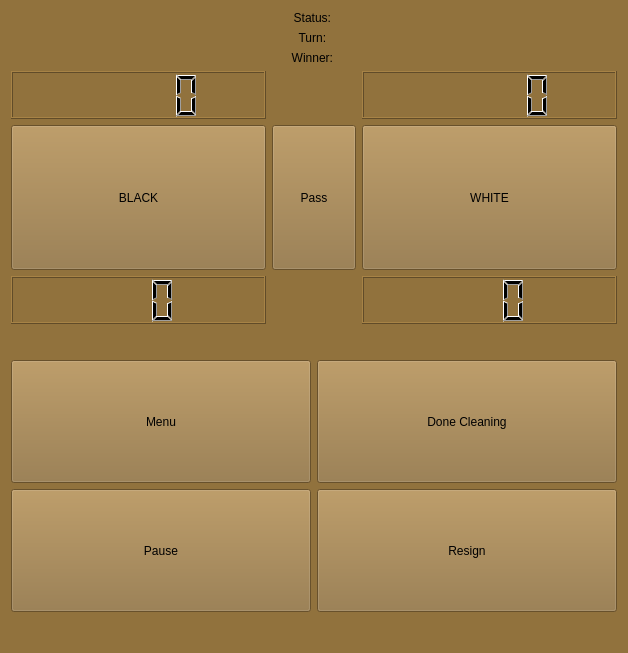
<?xml version="1.0" encoding="UTF-8"?>
<ui version="4.0">
 <class>Form</class>
 <widget class="QWidget" name="Form">
  <property name="geometry">
   <rect>
    <x>0</x>
    <y>0</y>
    <width>628</width>
    <height>653</height>
   </rect>
  </property>
  <property name="windowTitle">
   <string>Form</string>
  </property>
  <property name="autoFillBackground">
   <bool>true</bool>
  </property>
  <property name="styleSheet">
   <string notr="true">background-color: rgb(145, 114, 61);</string>
  </property>
  <layout class="QGridLayout" name="gridLayout_2">
   <item row="0" column="1">
    <layout class="QVBoxLayout" name="verticalLayout">
     <item>
      <widget class="QLabel" name="status_lab">
       <property name="text">
        <string>Status: </string>
       </property>
       <property name="alignment">
        <set>Qt::AlignCenter</set>
       </property>
      </widget>
     </item>
     <item>
      <widget class="QLabel" name="turn">
       <property name="text">
        <string>Turn: </string>
       </property>
       <property name="alignment">
        <set>Qt::AlignCenter</set>
       </property>
      </widget>
     </item>
     <item>
      <widget class="QLabel" name="winner_lab">
       <property name="text">
        <string>Winner: </string>
       </property>
       <property name="alignment">
        <set>Qt::AlignCenter</set>
       </property>
      </widget>
     </item>
     <item>
      <layout class="QGridLayout" name="gridLayout_5">
       <item row="2" column="0">
        <widget class="QPushButton" name="white_ava">
         <property name="sizePolicy">
          <sizepolicy hsizetype="MinimumExpanding" vsizetype="MinimumExpanding">
           <horstretch>3</horstretch>
           <verstretch>3</verstretch>
          </sizepolicy>
         </property>
         <property name="text">
          <string>BLACK</string>
         </property>
        </widget>
       </item>
       <item row="3" column="0">
        <widget class="QLCDNumber" name="black_prisoner_number">
         <property name="sizePolicy">
          <sizepolicy hsizetype="MinimumExpanding" vsizetype="MinimumExpanding">
           <horstretch>1</horstretch>
           <verstretch>1</verstretch>
          </sizepolicy>
         </property>
         <property name="digitCount">
          <number>3</number>
         </property>
        </widget>
       </item>
       <item row="1" column="0">
        <widget class="QLCDNumber" name="black_number">
         <property name="sizePolicy">
          <sizepolicy hsizetype="MinimumExpanding" vsizetype="MinimumExpanding">
           <horstretch>1</horstretch>
           <verstretch>1</verstretch>
          </sizepolicy>
         </property>
        </widget>
       </item>
       <item row="1" column="2">
        <widget class="QLCDNumber" name="white_number">
         <property name="sizePolicy">
          <sizepolicy hsizetype="MinimumExpanding" vsizetype="MinimumExpanding">
           <horstretch>1</horstretch>
           <verstretch>1</verstretch>
          </sizepolicy>
         </property>
         <property name="autoFillBackground">
          <bool>false</bool>
         </property>
        </widget>
       </item>
       <item row="2" column="1">
        <widget class="QPushButton" name="btn_pass">
         <property name="sizePolicy">
          <sizepolicy hsizetype="Minimum" vsizetype="MinimumExpanding">
           <horstretch>1</horstretch>
           <verstretch>1</verstretch>
          </sizepolicy>
         </property>
         <property name="text">
          <string>Pass</string>
         </property>
        </widget>
       </item>
       <item row="2" column="2">
        <widget class="QPushButton" name="black_ava">
         <property name="sizePolicy">
          <sizepolicy hsizetype="MinimumExpanding" vsizetype="MinimumExpanding">
           <horstretch>3</horstretch>
           <verstretch>3</verstretch>
          </sizepolicy>
         </property>
         <property name="text">
          <string>WHITE</string>
         </property>
        </widget>
       </item>
       <item row="3" column="2">
        <widget class="QLCDNumber" name="white_prisoner_number">
         <property name="sizePolicy">
          <sizepolicy hsizetype="MinimumExpanding" vsizetype="MinimumExpanding">
           <horstretch>1</horstretch>
           <verstretch>1</verstretch>
          </sizepolicy>
         </property>
         <property name="digitCount">
          <number>3</number>
         </property>
        </widget>
       </item>
      </layout>
     </item>
    </layout>
   </item>
   <item row="1" column="1">
    <layout class="QGridLayout" name="gridLayout_4">
     <property name="leftMargin">
      <number>0</number>
     </property>
     <property name="topMargin">
      <number>30</number>
     </property>
     <property name="rightMargin">
      <number>0</number>
     </property>
     <property name="bottomMargin">
      <number>30</number>
     </property>
     <item row="2" column="2">
      <widget class="QPushButton" name="btn_resign">
       <property name="sizePolicy">
        <sizepolicy hsizetype="MinimumExpanding" vsizetype="MinimumExpanding">
         <horstretch>3</horstretch>
         <verstretch>3</verstretch>
        </sizepolicy>
       </property>
       <property name="text">
        <string>Resign</string>
       </property>
      </widget>
     </item>
     <item row="0" column="2">
      <widget class="QPushButton" name="btn_done_cleaning">
       <property name="sizePolicy">
        <sizepolicy hsizetype="MinimumExpanding" vsizetype="MinimumExpanding">
         <horstretch>3</horstretch>
         <verstretch>3</verstretch>
        </sizepolicy>
       </property>
       <property name="text">
        <string>Done Cleaning</string>
       </property>
      </widget>
     </item>
     <item row="2" column="1">
      <widget class="QPushButton" name="bt_pause">
       <property name="sizePolicy">
        <sizepolicy hsizetype="MinimumExpanding" vsizetype="MinimumExpanding">
         <horstretch>3</horstretch>
         <verstretch>3</verstretch>
        </sizepolicy>
       </property>
       <property name="text">
        <string>Pause</string>
       </property>
      </widget>
     </item>
     <item row="0" column="1">
      <widget class="QPushButton" name="btn_menu">
       <property name="sizePolicy">
        <sizepolicy hsizetype="MinimumExpanding" vsizetype="MinimumExpanding">
         <horstretch>3</horstretch>
         <verstretch>3</verstretch>
        </sizepolicy>
       </property>
       <property name="text">
        <string>Menu</string>
       </property>
      </widget>
     </item>
    </layout>
   </item>
  </layout>
 </widget>
 <resources/>
 <connections/>
</ui>
